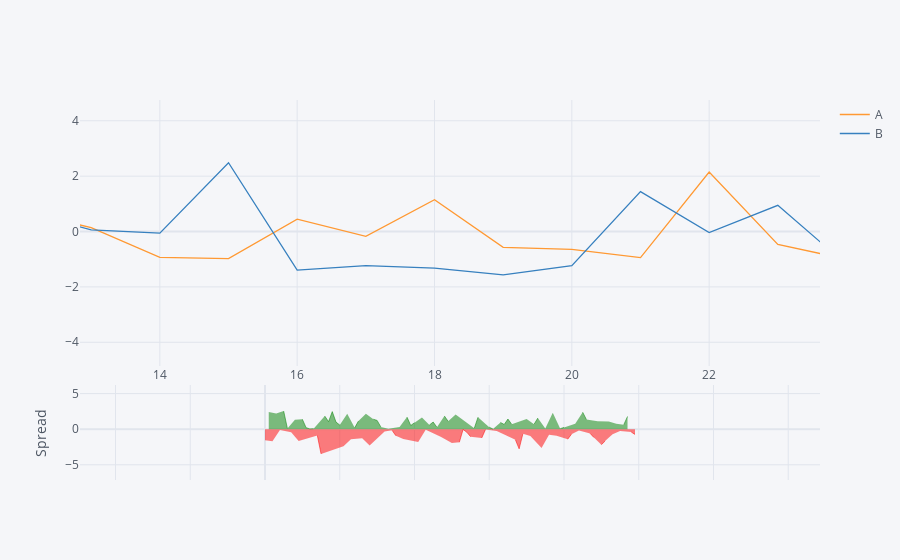

Notebook cell for this chart:
### Code cell
df[['A','B']].iplot(kind='spread')

### Figure 1 — Plotly figure (JSON) as saved in the notebook; plotly's stock layout.template omitted (floating-point values rounded to 4 significant figures)
{"data": [{"line": {"color": "rgba(255, 153, 51, 1.0)", "dash": "solid", "shape": "linear", "width": 1.3}, "mode": "lines", "name": "A", "text": "", "type": "scatter", "x": [0, 1, 2, 3, 4, 5, 6, 7, 8, 9, 10, 11, 12, 13, 14, 15, 16, 17, 18, 19, 20, 21, 22, 23, 24, 25, 26, 27, 28, 29, 30, 31, 32, 33, 34, 35, 36, 37, 38, 39, 40, 41, 42, 43, 44, 45, 46, 47, 48, 49, 50, 51, 52, 53, 54, 55, 56, 57, 58, 59, 60, 61, 62, 63, 64, 65, 66, 67, 68, 69, 70, 71, 72, 73, 74, 75, 76, 77, 78, 79, 80, 81, 82, 83, 84, 85, 86, 87, 88, 89, 90, 91, 92, 93, 94, 95, 96, 97, 98, 99], "y": [-1.03, 1.461, -0.1806, 1.032, 0.7942, -0.7735, 1.185, 0.4403, 0.08196, -1.746, 1.328, -0.3382, 0.7432, 0.1369, -0.9311, -0.9794, 0.4458, -0.1717, 1.147, -0.57, -0.6422, -0.9401, 2.147, -0.4672, -0.9965, 0.998, -0.819, 1.458, -0.4083, -0.8972, 0.7503, 1.094, 0.09863, 0.2963, 1.13, -0.558, 0.2019, 0.7806, 0.09511, 0.435, 0.4765, -0.7837, 1.071, -0.007317, 0.2444, -0.005715, 0.271, 0.5817, 0.8428, 1.559, -1.308, 0.9724, -0.859, -1.852, 0.06512, 0.5761, -0.8102, 1.92, -2.07, 0.3621, -1.204, -0.9227, 0.09949, 1.503, 0.717, 0.7963, 1.319, -0.7397, -1.716, -0.1397, 0.1266, 0.2552, 0.7415, 1.431, -0.9716, -0.2911, -0.2354, 2.383, -1.294, 0.7071, -0.5869, -1.082, 0.4968, -0.6785, 0.1115, 0.1301, 0.2577, -0.6184, -1.692, 0.04458, -1.536, -0.2545, 0.7277, 0.8725, 0.5043, -1.043, 0.4243, 0.9904, -0.2418, 0.973]}, {"line": {"color": "rgba(55, 128, 191, 1.0)", "dash": "solid", "shape": "linear", "width": 1.3}, "mode": "lines", "name": "B", "text": "", "type": "scatter", "x": [0, 1, 2, 3, 4, 5, 6, 7, 8, 9, 10, 11, 12, 13, 14, 15, 16, 17, 18, 19, 20, 21, 22, 23, 24, 25, 26, 27, 28, 29, 30, 31, 32, 33, 34, 35, 36, 37, 38, 39, 40, 41, 42, 43, 44, 45, 46, 47, 48, 49, 50, 51, 52, 53, 54, 55, 56, 57, 58, 59, 60, 61, 62, 63, 64, 65, 66, 67, 68, 69, 70, 71, 72, 73, 74, 75, 76, 77, 78, 79, 80, 81, 82, 83, 84, 85, 86, 87, 88, 89, 90, 91, 92, 93, 94, 95, 96, 97, 98, 99], "y": [0.53, -0.9402, 1.524, -1.187, 0.92, -3.311, 1.083, 0.8743, -1.253, -0.09405, -0.06296, -0.552, 0.7002, 0.06327, -0.05962, 2.485, -1.392, -1.23, -1.32, -1.568, -1.234, 1.441, -0.03587, 0.9457, -1.194, -0.1417, 0.4389, -0.7259, 1.87, -2.3, -0.4785, 0.7754, 0.4241, 0.2208, 1.289, 0.3513, -0.107, 2.154, -1.602, -0.08837, -0.4301, 1.029, -0.5754, 0.0732, -0.3515, -1.014, -0.003254, 1.652, -1.016, 0.4493, 0.6268, -1.08, 0.9773, -1.812, 0.4952, 1.619, -0.9454, 0.2297, -0.8499, 0.4041, -1.492, -0.9388, 0.3646, 0.5494, 0.04876, -0.6299, 0.6264, 0.7413, 1.042, 0.5122, -1.303, 1.208, 0.03541, -0.1334, 1.661, -0.4017, 0.5609, 0.08313, -0.3768, 0.6312, -0.8409, 0.3191, 1.199, -1.433, 0.2873, -2.262, -1.098, -0.02758, -0.5283, -1.084, 0.6385, 1.412, -0.347, 1.57, -0.2509, -0.8017, -0.214, -0.7993, 0.1666, 1.712]}, {"connectgaps": false, "fill": "tozeroy", "line": {"color": "green", "dash": "solid", "shape": "linear", "width": 0.5}, "mode": "lines", "name": "Spread", "showlegend": false, "type": "scatter", "x": [0, 1, 2, 3, 4, 5, 6, 7, 8, 9, 10, 11, 12, 13, 14, 15, 16, 17, 18, 19, 20, 21, 22, 23, 24, 25, 26, 27, 28, 29, 30, 31, 32, 33, 34, 35, 36, 37, 38, 39, 40, 41, 42, 43, 44, 45, 46, 47, 48, 49, 50, 51, 52, 53, 54, 55, 56, 57, 58, 59, 60, 61, 62, 63, 64, 65, 66, 67, 68, 69, 70, 71, 72, 73, 74, 75, 76, 77, 78, 79, 80, 81, 82, 83, 84, 85, 86, 87, 88, 89, 90, 91, 92, 93, 94, 95, 96, 97, 98, 99], "xaxis": "x2", "y": ["", 2.401, "", 2.219, "", 2.537, 0.1023, "", 1.335, "", 1.391, 0.2138, 0.04301, 0.07365, "", "", 1.838, 1.059, 2.467, 0.9979, 0.5921, "", 2.183, "", 0.1979, 1.14, "", 2.184, "", 1.403, 1.229, 0.3185, "", 0.07552, "", "", 0.3089, "", 1.697, 0.5234, 0.9066, "", 1.646, "", 0.5958, 1.008, 0.2743, "", 1.859, 1.11, "", 2.053, "", "", "", "", 0.1351, 1.69, "", "", 0.2878, 0.01615, "", 0.9534, 0.6682, 1.426, 0.6928, "", "", "", 1.429, "", 0.7061, 1.564, "", 0.1106, "", 2.3, "", 0.07586, 0.254, "", "", 0.7547, "", 2.392, 1.356, "", "", 1.129, "", "", 1.075, "", 0.7552, "", 0.6384, 1.79, "", ""], "yaxis": "y2"}, {"connectgaps": false, "fill": "tozeroy", "line": {"color": "red", "dash": "solid", "shape": "linear", "width": 0.5}, "mode": "lines", "name": "Spread", "showlegend": false, "type": "scatter", "x": [0, 1, 2, 3, 4, 5, 6, 7, 8, 9, 10, 11, 12, 13, 14, 15, 16, 17, 18, 19, 20, 21, 22, 23, 24, 25, 26, 27, 28, 29, 30, 31, 32, 33, 34, 35, 36, 37, 38, 39, 40, 41, 42, 43, 44, 45, 46, 47, 48, 49, 50, 51, 52, 53, 54, 55, 56, 57, 58, 59, 60, 61, 62, 63, 64, 65, 66, 67, 68, 69, 70, 71, 72, 73, 74, 75, 76, 77, 78, 79, 80, 81, 82, 83, 84, 85, 86, 87, 88, 89, 90, 91, 92, 93, 94, 95, 96, 97, 98, 99], "xaxis": "x2", "y": [-1.56, "", -1.705, "", -0.1259, "", "", -0.434, "", -1.652, "", "", "", "", -0.8715, -3.464, "", "", "", "", "", -2.382, "", -1.413, "", "", -1.258, "", -2.278, "", "", "", -0.3255, "", -0.1584, -0.9093, "", -1.374, "", "", "", -1.812, "", -0.08052, "", "", "", -1.07, "", "", -1.935, "", -1.836, -0.04017, -0.43, -1.043, "", "", -1.22, -0.04206, "", "", -0.2651, "", "", "", "", -1.481, -2.758, -0.6519, "", -0.9526, "", "", -2.632, "", -0.7963, "", -0.9171, "", "", -1.402, -0.7022, "", -0.1758, "", "", -0.5908, -1.164, "", -2.174, -1.666, "", -0.6975, "", -0.2408, "", "", -0.4084, -0.7392], "yaxis": "y2"}], "layout": {"autosize": true, "hovermode": "x", "legend": {"bgcolor": "#F5F6F9", "font": {"color": "#4D5663"}}, "paper_bgcolor": "#F5F6F9", "plot_bgcolor": "#F5F6F9", "title": {"font": {"color": "#4D5663"}}, "xaxis": {"autorange": false, "gridcolor": "#E1E5ED", "range": [12.84, 23.61], "showgrid": true, "tickfont": {"color": "#4D5663"}, "title": {"font": {"color": "#4D5663"}, "text": ""}, "type": "linear", "zerolinecolor": "#E1E5ED"}, "xaxis2": {"anchor": "y2", "autorange": false, "gridcolor": "#E1E5ED", "range": [-49.5, 148.5], "showgrid": true, "showticklabels": false, "tickfont": {"color": "#4D5663"}, "title": {"font": {"color": "#4D5663"}, "text": ""}, "type": "linear", "zerolinecolor": "#E1E5ED"}, "yaxis": {"autorange": false, "domain": [0.3, 1], "gridcolor": "#E1E5ED", "range": [-4.857, 4.751], "showgrid": true, "tickfont": {"color": "#4D5663"}, "title": {"font": {"color": "#4D5663"}, "text": ""}, "type": "linear", "zerolinecolor": "#E1E5ED"}, "yaxis2": {"autorange": false, "domain": [0, 0.25], "gridcolor": "#E1E5ED", "range": [-7.132, 6.205], "showgrid": true, "tickfont": {"color": "#4D5663"}, "title": {"font": {"color": "#4D5663"}, "text": "Spread"}, "type": "linear", "zerolinecolor": "#E1E5ED"}}}
